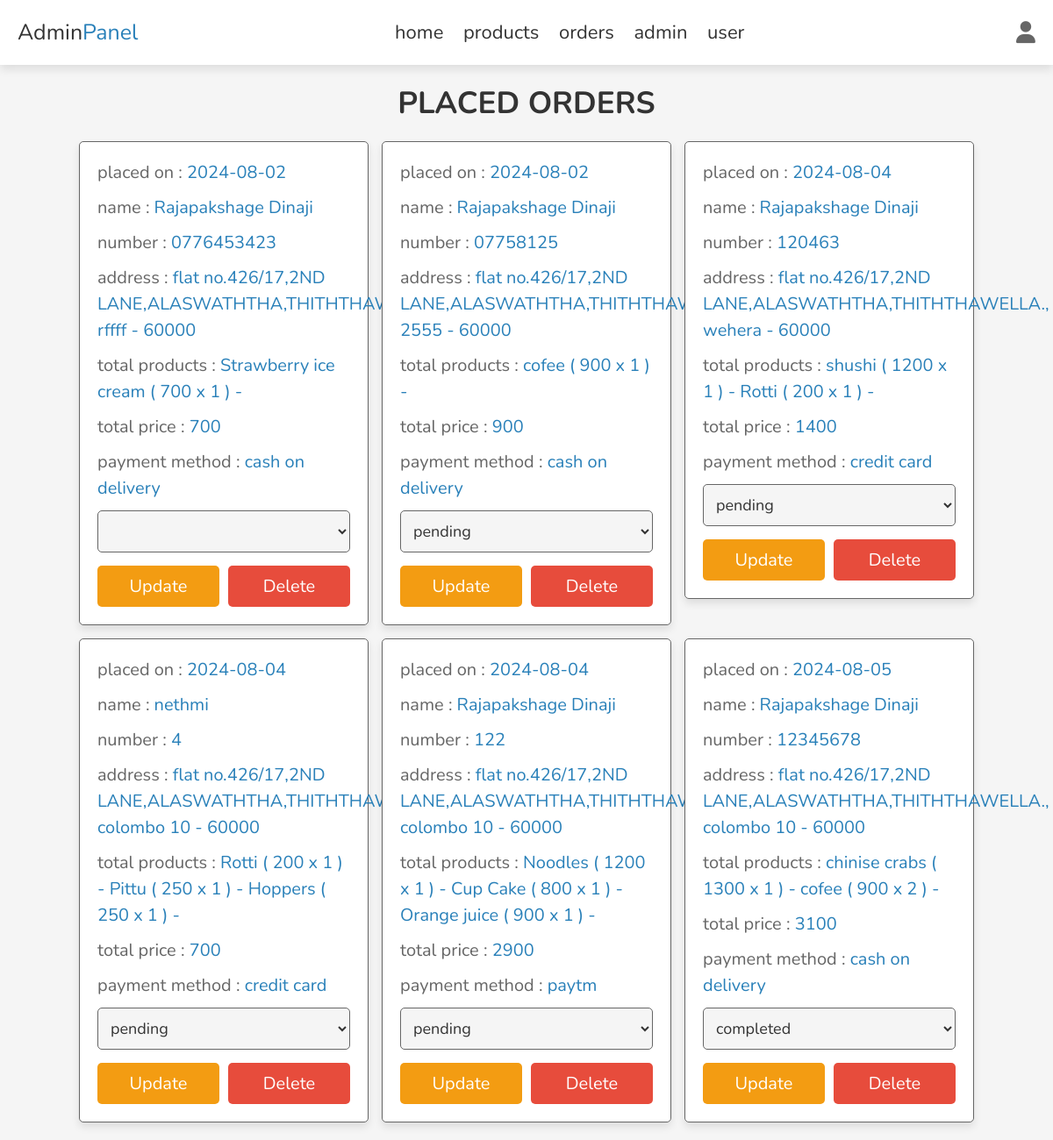
The app's page /admin_orders.php (signed in) with its own data.
### tables this page shows
CREATE TABLE `orders` (
  `id` int(100) NOT NULL,
  `user_id` int(100) NOT NULL,
  `name` varchar(100) NOT NULL,
  `number` varchar(12) NOT NULL,
  `method` varchar(50) NOT NULL,
  `address` varchar(500) NOT NULL,
  `total_products` varchar(1000) NOT NULL,
  `total_price` int(100) NOT NULL,
  `placed_on` date NOT NULL DEFAULT current_timestamp(),
  `payment_status` varchar(20) NOT NULL DEFAULT 'pending'
);

### admin_orders.php (the view, shortened to what this page needs)
<?php
include 'config.php';
?>
<!DOCTYPE html>
<html lang="en">
<head>
   <link rel="stylesheet" href="https://cdnjs.cloudflare.com/ajax/libs/font-awesome/6.1.1/css/all.min.css">
   <link rel="stylesheet" href="css/admin_style.css">
</head>
<body>
<?php include 'admin_header.php' ?>
<section class="orders">
<h1 class="heading">placed orders</h1>
<div class="box-container">
   <?php
      $select_orders = $conn->prepare("SELECT * FROM `orders`");
      $select_orders->execute();
      if($select_orders->rowCount() > 0){
         while($fetch_orders = $select_orders->fetch(PDO::FETCH_ASSOC)){
   ?>
   <div class="box">
      <p> placed on : <span><?= $fetch_orders['placed_on']; ?></span> </p>
      <p> name : <span><?= $fetch_orders['name']; ?></span> </p>
      <p> number : <span><?= $fetch_orders['number']; ?></span> </p>
      <p> address : <span><?= $fetch_orders['address']; ?></span> </p>
      <p> total products : <span><?= $fetch_orders['total_products']; ?></span> </p>
      <p> total price : <span><?= $fetch_orders['total_price']; ?></span> </p>
      <p> payment method : <span><?= $fetch_orders['method']; ?></span> </p>
      <form action="" method="post">
         <select name="payment_status" class="select">
            <option selected disabled><?= $fetch_orders['payment_status']; ?></option>
            <option value="pending">pending</option>
         </select>
        <div class="flex-btn">
         <input type="submit" value="update" class="option-btn" name="update_payment">
         <a href="admin_orders.php?delete=<?= $fetch_orders['id']; ?>" class="delete-btn" onclick="return confirm('delete this order?');">delete</a>
        </div>
      </form>
   </div>
   <?php
         }
      }else{
         echo '<p class="empty">no orders placed yet!</p>';
      }
   ?>
</div>
</section>
</body>
</html>

### admin_style.css (style rules this page uses)
:root { --main-color:#2980b9; --red:#e74c3c; --orange:#f39c12; --black:#333; --white:#fff; --light-bg:#f5f5f5; --light-color:#666; --border:.1rem solid var(--light-color); --box-shadow:0 .5rem 1rem rgba(0,0,0,.1); }
* { font-family: 'Nunito', sans-serif; margin:0; padding:0; box-sizing: border-box; outline: none; border:none; text-decoration: none; transition: .2s linear; }
html { font-size: 62.5%; overflow-x: hidden; scroll-behavior: smooth; scroll-padding-top: 7rem; }
body { background: var(--light-bg); }
section { padding:2rem; margin:0 auto; max-width: 1200px; }
.heading { text-align: center; margin-bottom: 2rem; font-size: 3.5rem; color:var(--black); text-transform: uppercase; }
.delete-btn, .option-btn, .btn { display: block; width: 100%; margin-top: 1rem; border-radius: .5rem; padding:1rem 3rem; font-size: 2rem; color:var(--white); cursor: pointer; text-transform: capitalize; text-align: center; }
.delete-btn { background-color: var(--red); }
.option-btn { background-color: var(--orange); }
.flex-btn { display: flex; gap:1rem; }
.orders .box-container { display: grid; grid-template-columns: repeat(auto-fit, 33rem); gap:1.5rem; align-items: flex-start; justify-content: center; }
.orders .box-container .box { padding:2rem; padding-top: 1rem; border-radius: .5rem; border:var(--border); background-color: var(--white); box-shadow: var(--box-shadow); }
.orders .box-container .box p { line-height: 1.5; font-size: 2rem; color:var(--light-color); margin:1rem 0; }
.orders .box-container .box p span { color:var(--main-color); }
.orders .box-container .select { margin-bottom: .5rem; width: 100%; background-color: var(--light-bg); padding:1rem; font-size: 1.8rem; color:var(--black); border-radius: .5rem; border:var(--border); }

### records on screen
orders: placed_on "2024-08-02", name "Rajapakshage Dinaji", number "0776453423", address "flat no.426/17,2ND LANE,ALASWATHTHA,THITHTHAWELLA., rffff - 60000", total_products "Strawberry ice cream ( 700 x 1 ) -", total_price "700", method "cash on delivery"
orders: placed_on "2024-08-02", name "Rajapakshage Dinaji", number "07758125", address "flat no.426/17,2ND LANE,ALASWATHTHA,THITHTHAWELLA., 2555 - 60000", total_products "cofee ( 900 x 1 ) -", total_price "900", method "cash on delivery", payment_status "pending"
orders: placed_on "2024-08-04", name "Rajapakshage Dinaji", number "120463", address "flat no.426/17,2ND LANE,ALASWATHTHA,THITHTHAWELLA., wehera - 60000", total_products "shushi ( 1200 x 1 ) - Rotti ( 200 x 1 ) -", total_price "1400", method "credit card", payment_status "pending"
orders: placed_on "2024-08-04", name "nethmi", number "4", address "flat no.426/17,2ND LANE,ALASWATHTHA,THITHTHAWELLA., colombo 10 - 60000", total_products "Rotti ( 200 x 1 ) - Pittu ( 250 x 1 ) - Hoppers ( 250 x 1 ) -", total_price "700", method "credit card", payment_status "pending"
orders: placed_on "2024-08-04", name "Rajapakshage Dinaji", number "122", address "flat no.426/17,2ND LANE,ALASWATHTHA,THITHTHAWELLA., colombo 10 - 60000", total_products "Noodles ( 1200 x 1 ) - Cup Cake ( 800 x 1 ) - Orange juice ( 900 x 1 ) -", total_price "2900", method "paytm", payment_status "pending"
orders: placed_on "2024-08-05", name "Rajapakshage Dinaji", number "12345678", address "flat no.426/17,2ND LANE,ALASWATHTHA,THITHTHAWELLA., colombo 10 - 60000", total_products "chinise crabs ( 1300 x 1 ) - cofee ( 900 x 2 ) -", total_price "3100", method "cash on delivery", payment_status "completed"
